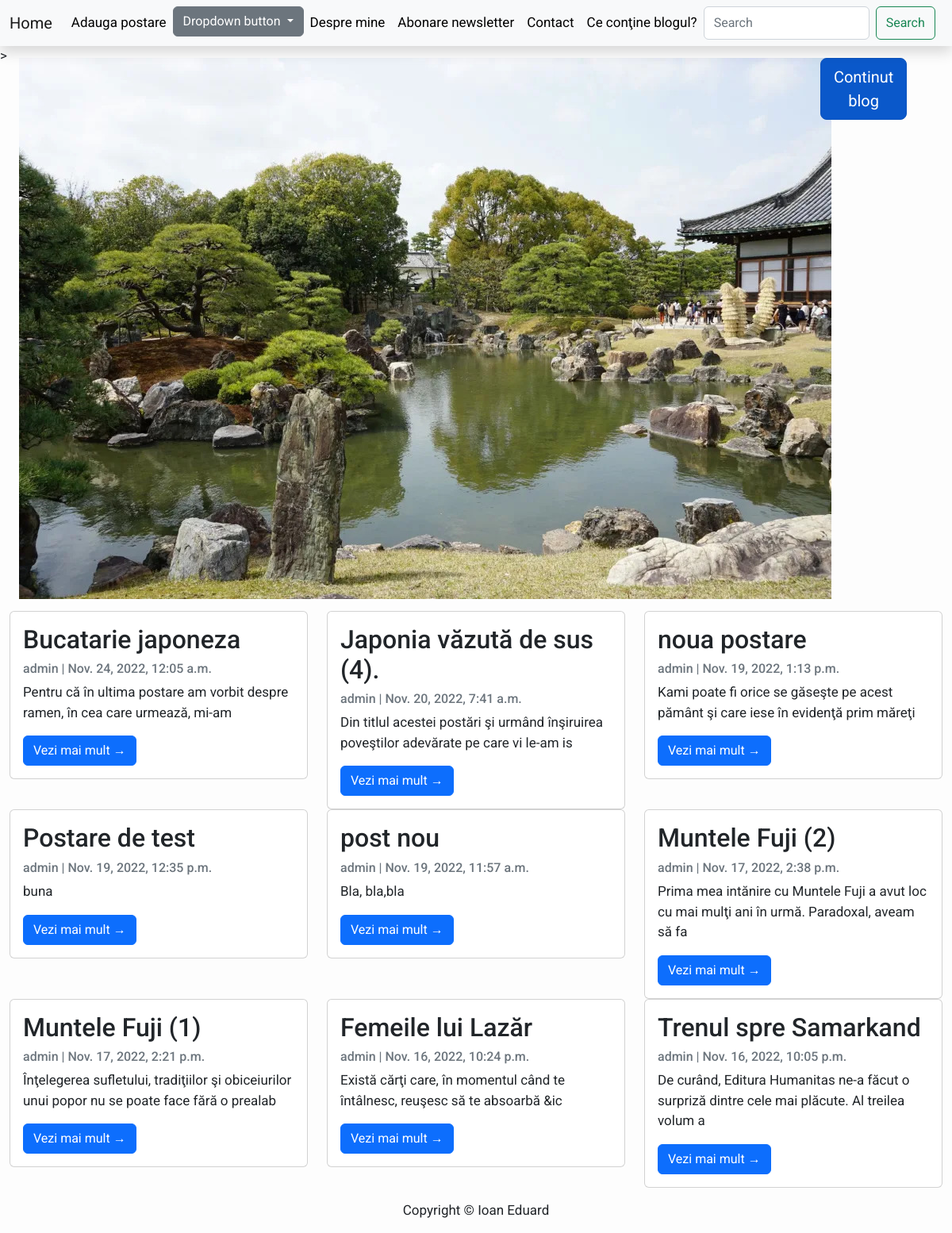
Screenshot of /blog/tag-select/calatorii (signed in) with the database file from the repository.
### Blog/models.py (models this page shows, shortened)
class Post(models.Model):
    title = models.CharField(max_length=200, unique=True)
    slug = models.SlugField(max_length=200, unique=True)
    author = models.ForeignKey(User, on_delete=models.CASCADE, related_name='blog_posts')
    updated_on = models.DateTimeField(auto_now=True)
    content = RichTextField(blank=True, null=True, config_name='awesome_ckeditor')
    category = models.CharField(max_length=200, default='calatorii')
    created_on = models.DateTimeField(auto_now_add=True)
    status = models.IntegerField(choices=STATUS, default=0)
    tags = models.CharField(max_length=200, null=True, default="")
    class Meta:
        ordering = ['-created_on']

### Blog/views.py (the view, shortened to what this page needs)
# urls.py: path('blog/tag-select/<str:tag>',PostListTag.as_view(), name='tag_select_list'),
class PostListTag(generic.ListView):
    model = Post
    template_name = 'tag_select_list.html'
    def get_queryset(self):  # new
        req = self.request
        tags = None
        if "tag-select-check" in req.path:
            tags = self.__extract_tag_from_checkbox(req.GET)
        else:
            tags = self.__extract_tag_from_ahref(self.request.path)
        items = Post.objects.all()
        buffer = set()
        for item in items:
            for tag in tags:
                if tag in item.tags:
                    buffer.add(item.title)
        return Post.objects.filter(title__in=buffer)
    def __extract_tag_from_ahref(self, request):
        tag = str(request).strip().split("/")
        return tag[len(tag) - 1]

### templates/tag_select_list.html
{% extends "base.html" %}
{% load static %}
{% block content %}
    <header>
        <div class="flex-container">>
            <div class="col-md-10">
                <img style="width: 1024px;display: block;  margin-left: auto;  margin-right: auto; "
                     alt="Gradina japoneza"
                     src="{% static 'images/poza_baza.jpg' %}"/>
            </div>
            <div class="col-md-1">
                <div class="sidenav">
                <a href="{% url 'cuprins_blog' %}" class="btn btn-primary btn-lg active" role="button" aria-pressed="true">Continut blog</a>
                </div>
            </div>
        </div>
    </header>
    <div class="container-fluid">
        <div class="row">
            {% for post in post_list|slice:":10" %}
                <div class="col-md-4">
                    <div class="card">
                        <div class="card-body">
                            <h2 class="card-title">{{ post.title }}</h2>
                            <p class="card-text text-muted h6">{{ post.author }} | {{ post.created_on }} </p>
                            <p class="card-text">{{ post.content|striptags|safe|slice:":100" }}</p>
                            <a href="{% url 'post_detail' post.slug %}" class="btn btn-primary">Vezi mai mult &rarr;</a>
                        </div>
                    </div>
                </div>
            {% endfor %}
        </div>
    </div>
{% endblock %}

### static/css/my_style.css (style rules this page uses)
.flex-container { display: flex; }
.flex-container > div { margin: 5px; padding: 10px; font-size: 20px; }

### templates/base.html (style rules this page uses)
body { font-family: "Roboto", sans-serif; font-size: 17px; background-color: #fdfdfd; }

### rows the page displays
Post: title "Bucatarie japoneza", author "admin", created_on "Nov. 24, 2022, 12:05 a.m.", content "Pentru că în ultima postare am vorbit despre ramen, în cea care urmează, mi-am"
Post: title "Japonia văzută de sus (4).", author "admin", created_on "Nov. 20, 2022, 7:41 a.m.", content "Din titlul acestei postări şi urmând înşiruirea poveştilor adevărate pe care vi le-am is"
Post: title "noua postare", author "admin", created_on "Nov. 19, 2022, 1:13 p.m.", content "Kami poate fi orice se găseşte pe acest pământ şi care iese în evidenţă prim măreţi"
Post: title "Postare de test", author "admin", created_on "Nov. 19, 2022, 12:35 p.m.", content "buna"
Post: title "post nou", author "admin", created_on "Nov. 19, 2022, 11:57 a.m.", content "Bla, bla,bla"
Post: title "Muntele Fuji (2)", author "admin", created_on "Nov. 17, 2022, 2:38 p.m.", content "Prima mea intănire cu Muntele Fuji a avut loc cu mai mulţi ani în urmă. Paradoxal, aveam să fa"
Post: title "Muntele Fuji (1)", author "admin", created_on "Nov. 17, 2022, 2:21 p.m.", content "Înţelegerea sufletului, tradiţiilor şi obiceiurilor unui popor nu se poate face fără o prealab"
Post: title "Femeile lui Lazăr", author "admin", created_on "Nov. 16, 2022, 10:24 p.m.", content "Există cărţi care, în momentul când te întâlnesc, reuşesc să te absoarbă &ic"
Post: title "Trenul spre Samarkand", author "admin", created_on "Nov. 16, 2022, 10:05 p.m.", content "De curând, Editura Humanitas ne-a făcut o surpriză dintre cele mai plăcute. Al treilea volum a"
